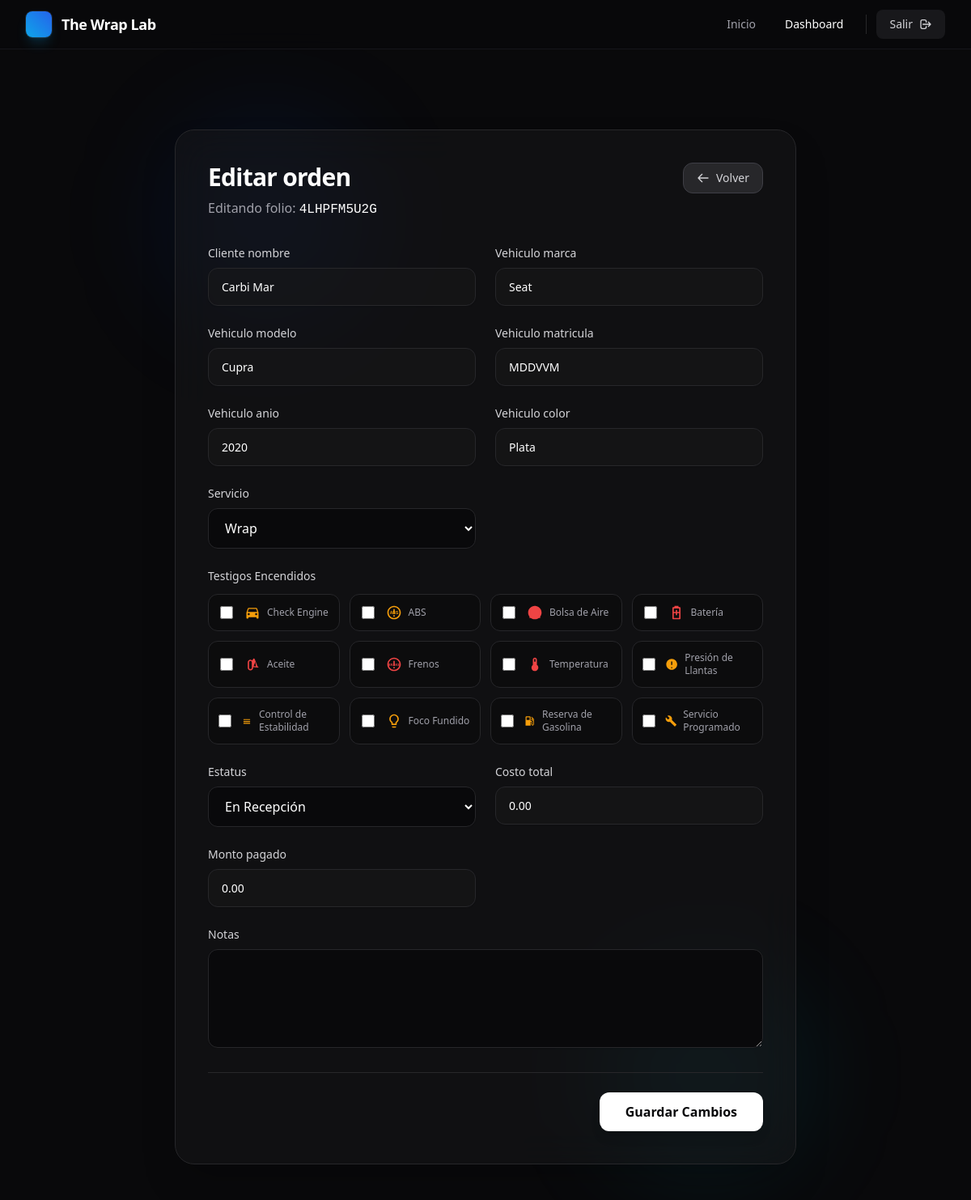
Page /dashboard/2/editar/ (signed in) on the earlier database version.
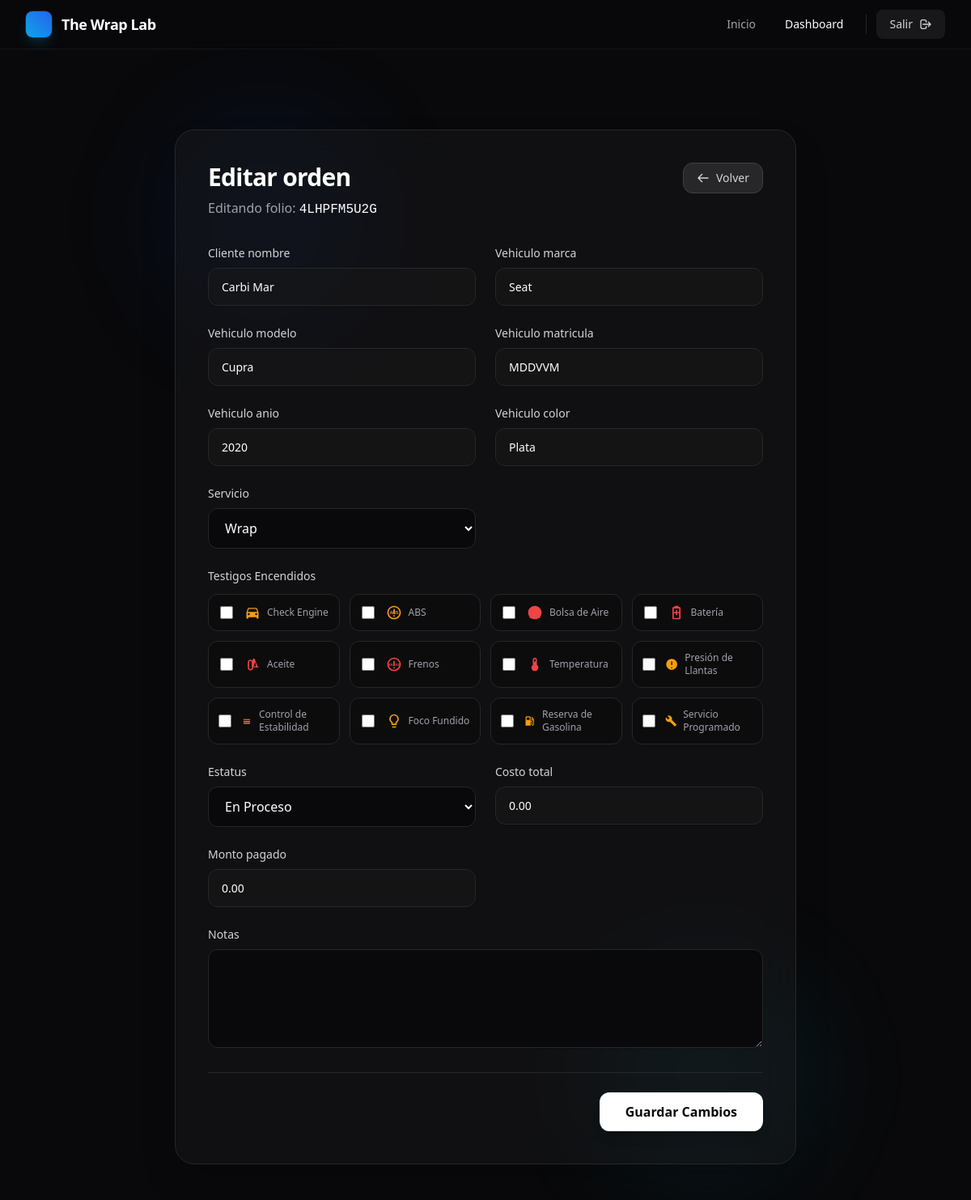
Same page on the later database version.
### taller/models.py (models this page shows, shortened)
class OrdenServicio(models.Model):
    class Servicio(models.TextChoices):
        WRAP = 'WRAP', 'Wrap'
        PPF = 'PPF', 'PPF'
        WRAP_Y_PPF = 'WRAP_PPF', 'Wrap + PPF'
    class Estatus(models.TextChoices):
        EN_RECEPCION = 'EN_RECEPCION', 'En Recepción'
        EN_PREPARACION = 'EN_PREPARACION', 'En Preparación'
        EN_PROCESO = 'EN_PROCESO', 'En Proceso'
        PREPARANDO_ENTREGA = 'PREPARANDO_ENTREGA', 'Preparando Entrega'
        TRABAJO_TERMINADO = 'TRABAJO_TERMINADO', 'Trabajo Terminado'
    TESTIGOS_CHOICES = [
        ('check_engine', 'Check Engine'),
        ('abs', 'ABS'),
        ('airbag', 'Bolsa de Aire'),
        ('battery', 'Batería'),
        ('oil', 'Aceite'),
        ('brake', 'Frenos'),
        ('temp', 'Temperatura'),
        ('tire', 'Presión de Llantas'),
        ('stability', 'Control de Estabilidad'),
        ('bulb', 'Foco Fundido'),
        ('gas', 'Reserva de Gasolina'),
        ('service', 'Servicio Programado'),
    ]
    folio = models.CharField(max_length=12, unique=True, blank=True, db_index=True)
    cliente_nombre = models.CharField(max_length=200)
    vehiculo_marca = models.CharField(max_length=80)
    vehiculo_modelo = models.CharField(max_length=80)
    vehiculo_matricula = models.CharField(max_length=20, blank=True)
    vehiculo_anio = models.PositiveIntegerField()
    vehiculo_color = models.CharField(max_length=80)
    servicio = models.CharField(max_length=12, choices=Servicio.choices, default=Servicio.WRAP)
    estatus = models.CharField(max_length=20, choices=Estatus.choices, default=Estatus.EN_RECEPCION)
    costo_total = models.DecimalField(max_digits=10, decimal_places=2, default=0)
    monto_pagado = models.DecimalField(max_digits=10, decimal_places=2, default=0)
    testigos = models.JSONField(default=list, blank=True)
    notas = models.TextField(blank=True)
    creado_en = models.DateTimeField(auto_now_add=True)
    actualizado_en = models.DateTimeField(auto_now=True)

### taller/views.py (the view)
# urls.py: path('dashboard/<int:pk>/editar/', views.orden_editar, name='orden_editar'),
@user_passes_test(_superuser_required)
def orden_editar(request: HttpRequest, pk: int) -> HttpResponse:
    orden = get_object_or_404(OrdenServicio, pk=pk)
    if request.method == 'POST':
        form = OrdenServicioForm(request.POST, instance=orden)
        if form.is_valid():
            orden = form.save()
            messages.success(request, f'Orden {orden.folio} actualizada.')
            return redirect('dashboard')
    else:
        form = OrdenServicioForm(instance=orden)
    return render(request, 'taller/orden_form.html', {'form': form, 'orden': orden, 'titulo': 'Editar orden'})

### taller/views.py (called while the page is built)
def _superuser_required(user) -> bool:
    return user.is_authenticated and user.is_superuser

### templates/taller/orden_form.html (shortened to what the changed rows need)
{% extends "taller/base.html" %}
{% block content %}
<div class="flex min-h-[60vh] flex-col items-center justify-center py-12">
  <div class="relative w-full max-w-3xl">
    <div class="relative rounded-3xl border border-zinc-800 bg-zinc-900/50 p-8 shadow-2xl backdrop-blur-xl sm:p-10">
      <div class="mb-8 flex flex-col gap-4 sm:flex-row sm:items-start sm:justify-between">
        <div>
          <h1 class="text-3xl font-bold tracking-tight text-white">{{ titulo|default:"Nueva orden" }}</h1>
          <p class="mt-2 text-zinc-400">
            {% if orden %}
            Editando folio: <span class="font-mono text-white">{{ orden.folio }}</span>
            {% else %}
            Ingresa los detalles para generar un nuevo servicio.
            {% endif %}
          </p>
        </div>
      </div>
      <form class="space-y-6" method="post">
        <div class="grid gap-6 sm:grid-cols-2">
          {% for field in form %}
          {% if field.name == 'testigos' %}
          <div class="space-y-3 sm:col-span-2">
            <label class="block text-sm font-medium text-zinc-300">
              {{ field.label }}
            </label>
            <div class="grid grid-cols-2 gap-3 sm:grid-cols-3 md:grid-cols-4">
              {% for checkbox in field %}
              <label
                class="group flex cursor-pointer items-center gap-3 rounded-xl border border-zinc-800 bg-zinc-950/50 p-3 transition hover:border-zinc-700 hover:bg-zinc-900 has-[:checked]:border-brand-blue has-[:checked]:bg-brand-blue/10">
                <div class="relative flex h-5 w-5 items-center justify-center">
                  <input type="checkbox" name="{{ checkbox.data.name }}" value="{{ checkbox.data.value }}" {% if checkbox.data.selected %}checked{% endif %}
                    class="h-4 w-4 rounded border-zinc-700 bg-zinc-900 text-brand-blue focus:ring-brand-blue focus:ring-offset-zinc-950">
                </div>
                <div class="flex items-center gap-2">
                  {% if checkbox.data.value == 'check_engine' %}
                  <svg class="h-5 w-5 text-amber-500" fill="currentColor" viewBox="0 0 24 24">
                    <path
                      d="M18.92 6.01C18.72 5.42 18.16 5 17.5 5H6.5C5.84 5 5.28 5.42 5.08 6.01L3 12V20C3 20.55 3.45 21 4 21H5C5.55 21 6 20.55 6 20V19H18V20C18 20.55 18.45 21 19 21H20C20.55 21 21 20.55 21 20V12L18.92 6.01ZM6.5 16C5.67 16 5 15.33 5 14.5C5 13.67 5.67 13 6.5 13C7.33 13 8 13.67 8 14.5C8 15.33 7.33 16 6.5 16ZM17.5 16C16.67 16 16 15.33 16 14.5C16 13.67 16.67 13 17.5 13C18.33 13 19 13.67 19 14.5C19 15.33 18.33 16 17.5 16ZM5 11L6.5 6.5H17.5L19 11H5Z" />
                  </svg>
                  {% elif checkbox.data.value == 'battery' %}
                  <svg class="h-5 w-5 text-red-500" fill="currentColor" viewBox="0 0 24 24">
                    <path
                      d="M16 20H8V6H16V20ZM16.67 4H15V2H9V4H7.33C6.6 4 6 4.6 6 5.33V20.67C6 21.4 6.6 22 7.33 22H16.67C17.4 22 18 21.4 18 20.67V5.33C18 4.6 17.4 4 16.67 4ZM11 16H13V13H16V11H13V8H11V11H8V13H11V16Z" />
                  </svg>
                  {% elif checkbox.data.value == 'oil' %}
                  <svg class="h-5 w-5 text-red-500" fill="currentColor" viewBox="0 0 24 24">
                    <path
                      d="M19.7 15.4L15.3 4.1C15 3.3 14 3 13.4 3.7L11.5 6.2C11 5.4 10.1 5 9 5C6.8 5 5 6.8 5 9V17C5 19.2 6.8 21 9 21C11.2 21 13 19.2 13 17V16.3L20.2 16.8C20.8 16.9 21.2 16.2 20.8 15.7L19.7 15.4ZM11 17C11 18.1 10.1 19 9 19C7.9 19 7 18.1 7 17V9C7 7.9 7.9 7 9 7C10.1 7 11 7.9 11 9V17ZM17.2 14.9L13.8 14.6L16.2 8.3L17.2 14.9Z" />
                  </svg>
                  {% elif checkbox.data.value == 'temp' %}
                  <svg class="h-5 w-5 text-red-500" fill="currentColor" viewBox="0 0 24 24">
                    <path
                      d="M15 13V5C15 3.34 13.66 2 12 2C10.34 2 9 3.34 9 5V13C6.79 14.66 6.34 17.79 8 20C9.66 22.21 12.79 22.66 15 21C15.88 20.34 16.55 19.46 16.88 18.44C17.58 16.29 16.8 13.91 15 13ZM12 4C12.55 4 13 4.45 13 5V8H11V5C11 4.45 11.45 4 12 4Z" />
                  </svg>
                  {% elif checkbox.data.value == 'abs' %}
                  <svg class="h-5 w-5 text-amber-500" fill="currentColor" viewBox="0 0 24 24">
                    <path
                      d="M12 2C6.48 2 2 6.48 2 12s4.48 10 10 10 10-4.48 10-10S17.52 2 12 2zm0 18c-4.41 0-8-3.59-8-8s3.59-8 8-8 8 3.59 8 8-3.59 8-8 8zm-1-4h2v2h-2zm0-2h2V7h-2z" />
                    <text x="12" y="14" font-size="6" text-anchor="middle" fill="currentColor" font-weight="bold"
                      font-family="sans-serif">ABS</text>
                  </svg>
                  {% elif checkbox.data.value == 'brake' %}
                  <svg class="h-5 w-5 text-red-500" fill="currentColor" viewBox="0 0 24 24">
                    <path
                      d="M12 2C6.48 2 2 6.48 2 12s4.48 10 10 10 10-4.48 10-10S17.52 2 12 2zm0 18c-4.41 0-8-3.59-8-8s3.59-8 8-8 8 3.59 8 8-3.59 8-8 8zm-1-4h2v2h-2zm0-2h2V7h-2z" />
                    <text x="12" y="14" font-size="5" text-anchor="middle" fill="currentColor" font-weight="bold"
                      font-family="sans-serif">BRAKE</text>
                  </svg>
                  {% elif checkbox.data.value == 'airbag' %}
                  <svg class="h-5 w-5 text-red-500" fill="currentColor" viewBox="0 0 24 24">
                    <path
                      d="M12 2C6.48 2 2 6.48 2 12s4.48 10 10 10 10-4.48 10-10S17.52 2 12 2zm0 13c-2.67 0-8 1.34-8 4v1h16v-1c0-2.66-5.33-4-8-4zm0-8c-1.1 0-2 .9-2 2s.9 2 2 2 2-.9 2-2-.9-2-2-2z" />
                  </svg>
                  {% elif checkbox.data.value == 'tire' %}
                  <svg class="h-5 w-5 text-amber-500" fill="currentColor" viewBox="0 0 24 24">
                    <path
                      d="M12 2C6.48 2 2 6.48 2 12s4.48 10 10 10 10-4.48 10-10S17.52 2 12 2zm-1 15h2v2h-2zm0-10h2v6h-2z" />
                    <path d="M17 5v14h2V5h-2zm-12 0v14h2V5H5z" />
                  </svg>
                  {% elif checkbox.data.value == 'stability' %}
                  <svg class="h-5 w-5 text-amber-500" fill="currentColor" viewBox="0 0 24 24">
                    <path d="M5 16h14v2H5zm0-4h14v2H5zm0-4h14v2H5z" />
                  </svg>
                  {% elif checkbox.data.value == 'bulb' %}
                  <svg class="h-5 w-5 text-amber-500" fill="currentColor" viewBox="0 0 24 24">
                    <path
                      d="M9 21c0 .55.45 1 1 1h4c.55 0 1-.45 1-1v-1H9v1zm3-19C8.14 2 5 5.14 5 9c0 2.38 1.19 4.47 3 5.74V17c0 .55.45 1 1 1h6c.55 0 1-.45 1-1v-2.26c1.81-1.27 3-3.36 3-5.74 0-3.86-3.14-7-7-7zm2.85 11.1l-.85.6V16h-4v-2.3l-.85-.6C7.93 12.07 7 10.64 7 9c0-2.76 2.24-5 5-5s5 2.24 5 5c0 1.63-.93 3.07-2.15 4.1z" />
                  </svg>
                  {% elif checkbox.data.value == 'gas' %}
                  <svg class="h-5 w-5 text-amber-500" fill="currentColor" viewBox="0 0 24 24">
                    <path
                      d="M19.77 7.23l.01-.01-3.72-3.72L15 4.56l2.11 2.11c-.94.36-1.61 1.26-1.61 2.33a2.5 2.5 0 0 0 2.5 2.5c.36 0 .69-.08 1-.21v7.21c0 .55-.45 1-1 1s-1-.45-1-1V14c0-1.1-.9-2-2-2h-1V5c0-1.1-.9-2-2-2H6c-1.1 0-2 .9-2 2v16h10v-7.5h1.5v5c0 1.38 1.12 2.5 2.5 2.5s2.5-1.12 2.5-2.5V9c0-.69-.28-1.32-.73-1.77zM12 10H6V5h6v5zm6 0c-.55 0-1-.45-1-1s.45-1 1-1 1 .45 1 1-.45 1-1 1z" />
                  </svg>
                  {% elif checkbox.data.value == 'service' %}
                  <svg class="h-5 w-5 text-amber-500" fill="currentColor" viewBox="0 0 24 24">
                    <path
                      d="M22.7 19l-9.1-9.1c.9-2.3.4-5-1.5-6.9-2-2-5-2.4-7.4-1.3L9 6 6 9 1.6 4.7C.4 7.1.9 10.1 2.9 12.1c1.9 1.9 4.6 2.4 6.9 1.5l9.1 9.1c.4.4 1 .4 1.4 0l2.3-2.3c.5-.4.5-1.1.1-1.4z" />
                  </svg>
                  {% endif %}
                  <span class="text-xs font-medium text-zinc-400 group-has-[:checked]:text-white select-none">{{ checkbox.choice_label }}</span>
                </div>
              </label>
              {% endfor %}
            </div>
            {% if field.errors %}
            <div class="text-sm text-red-400">{{ field.errors }}</div>
            {% endif %}
            {% if field.help_text %}
            <p class="text-xs text-zinc-500">{{ field.help_text }}</p>
            {% endif %}
          </div>
          {% else %}
          <div class="space-y-2 {% if field.name == 'notas' %}sm:col-span-2{% endif %}">
            <label class="block text-sm font-medium text-zinc-300" for="{{ field.id_for_label }}">
              {{ field.label }}
            </label>
            {{ field }}
          </div>
          {% endif %}
          {% endfor %}
        </div>
      </form>
    </div>
  </div>
</div>
{% endblock %}

Differences in the rows shown:
changed OrdenServicio "4LHPFM5U2G": estatus "En Recepción" → "En Proceso"
